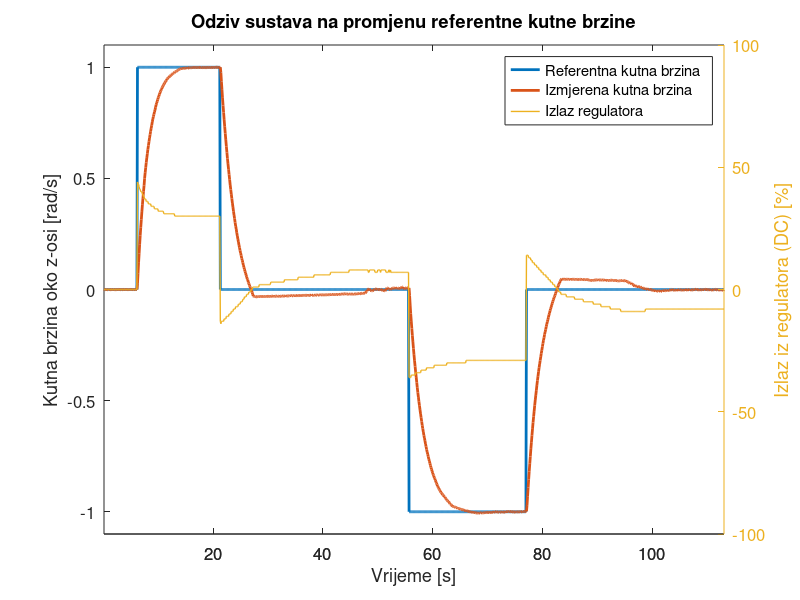

MATLAB code to generate this figure:
clear all;
close all;

% load and prepare ang vel meas
meas = csvread('measurements/ang_vel_regulation_input.csv');

meas = meas(170:1300,:,:);

wz_ref = meas(:,1);
wz_ref = wz_ref ./ 1000.0; % to rad/s

wz = meas(:,2);
wz = wz ./ 1000.0; % to rad/s

cntrl = meas(:,3);

% create time vector
t = 1:length(wz_ref);
t = t ./ 10.0; % convert to seconds
t = t';

w = [wz_ref, wz];

% plot
font_size_title = 15;
font_size = 12;

hf = figure();
[hax, h1, h2] = plotyy(t, w, t, cntrl);
xlabel("Vrijeme [s]");
ylabel(hax(1), "Kutna brzina oko z-osi [rad/s]");
ylabel(hax(2), "Izlaz iz regulatora (DC) [%]");
title("Odziv sustava na promjenu referentne kutne brzine", "fontsize", font_size_title);
set(hax(1), "fontsize", font_size)
set(hax(2), "fontsize", font_size)
set(h1, "linewidth", 2)
set(h2, "linewidth", 1)
ylim(hax(1), [-1.1 1.1])
ylim(hax(2), [-100 100])
legend('Referentna kutna brzina', 'Izmjerena kutna brzina', 'Izlaz regulatora')

% printing to pdf
print(hf, "ang_vel_reg_user.png", '-dpng');
